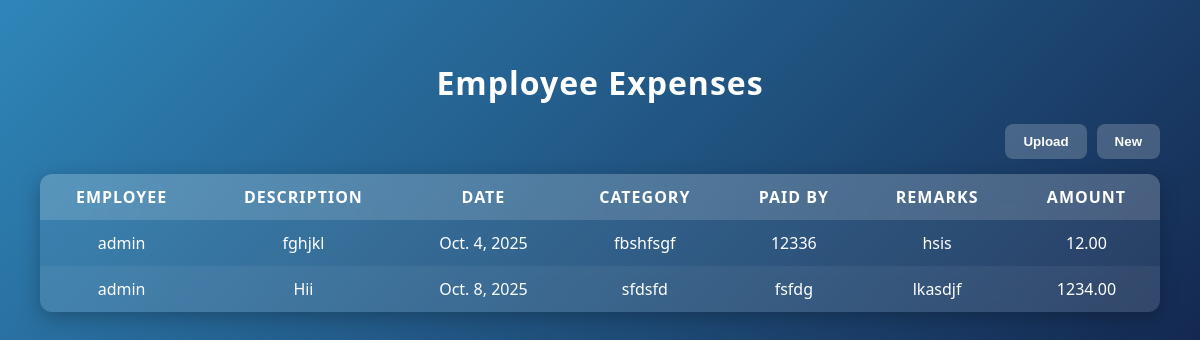
/expenses/, run on an earlier commit of the app's database.
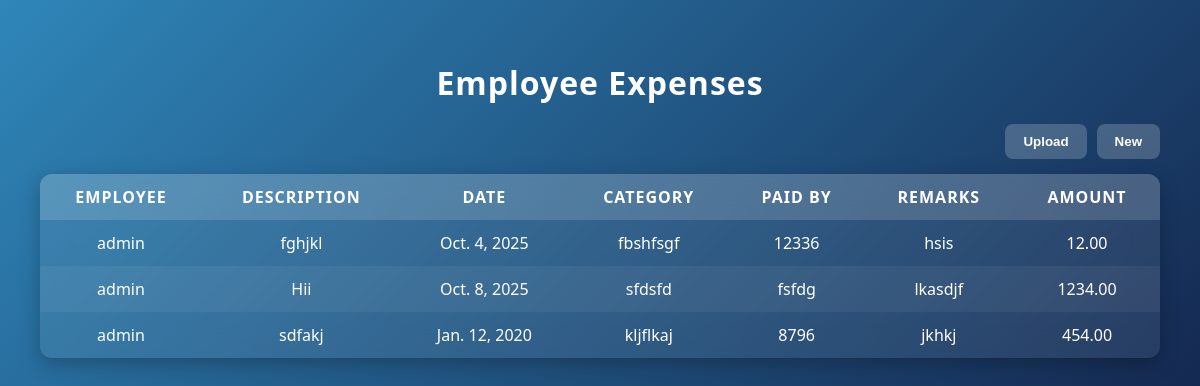
And on a later commit of the database.
### employee/models.py (models this page shows, shortened)
class EmployeeExpense(models.Model):
    STATUS_CHOICES = [
        ('Pending', 'Pending'),
        ('Approved', 'Approved'),
        ('Rejected', 'Rejected'),
    ]
    employee = models.ForeignKey(User, on_delete=models.CASCADE)
    description = models.TextField()
    date = models.DateField()
    category = models.CharField(max_length=100)
    paid_by = models.CharField(max_length=100)
    remarks = models.TextField(blank=True, null=True)
    amount = models.DecimalField(max_digits=10, decimal_places=2)
    status = models.CharField(max_length=20, choices=STATUS_CHOICES, default='Pending')

### employee/views.py (the view)
# urls.py: path('expenses/', views.expenses, name='expenses'),
def expenses(request):
    expense = EmployeeExpense.objects.all()
    return render(request, 'expenses.html', {'expenses': expense})

### employee/templates/expenses.html (shortened to what this page needs)
<!DOCTYPE html>
<html lang="en">
<head>
</head>
<body>
    <h1>Employee Expenses</h1>
    <div class="actions">
        <button>Upload</button>
        <a href="{% url 'receipt' %}"><button>New</button></a>
    </div>
    <table>
        <thead>
            <tr>
                <th>Employee</th>
                <th>Description</th>
                <th>Date</th>
                <th>Category</th>
                <th>Paid By</th>
                <th>Remarks</th>
                <th>Amount</th>
            </tr>
        </thead>
        <tbody>
            {% for expense in expenses %}
            <tr>
                <td>{{ expense.employee }}</td>
                <td>{{ expense.description }}</td>
                <td>{{ expense.date }}</td>
                <td>{{ expense.category }}</td>
                <td>{{ expense.paid_by }}</td>
                <td>{{ expense.remarks }}</td>
                <td>{{ expense.amount }}</td>
            </tr>
            {% endfor %}
        </tbody>
    </table>
</body>
</html>

What changed in the data, as far as the page shows it:
added EmployeeExpense: employee "admin", description "sdfakj", date "Jan. 12, 2020", category "kljflkaj", paid_by "8796", remarks "jkhkj", amount "454.00"
